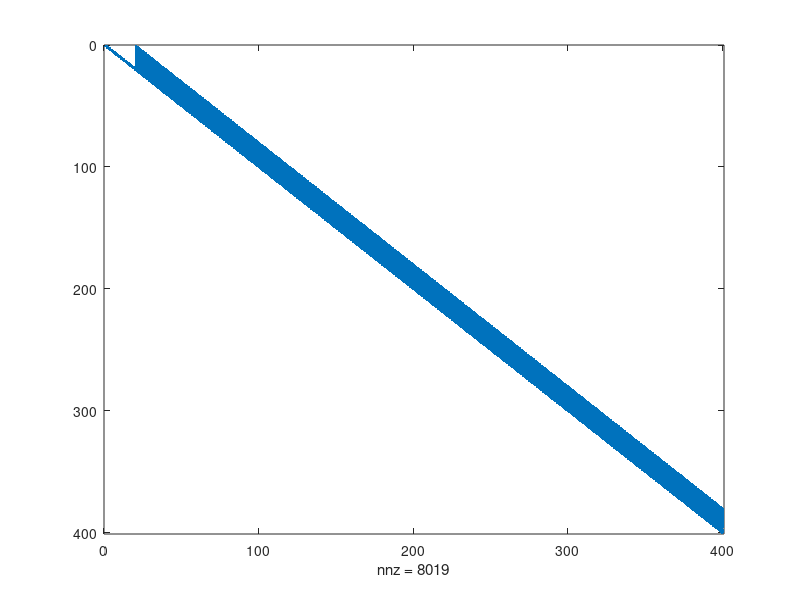

Write MATLAB code to recreate this figure.
% this matlab file is used to verify the results
m = 20;
n = 20;

% column major storage

v = zeros(m*n);

matrix_size = m*n*m*n

A = zeros(matrix_size,1);

for i = 1:m*n
    index_curr = (i-1) * m*n + i;

    index_next = min(index_curr + 1, matrix_size);
    index_prev = max(index_curr - 1, 1);
    A(index_next) = -1;
    A(index_prev) = -1;

    index_up = max(index_curr - n, 1);
    index_down = min(index_curr + n, matrix_size);
    if (index_up > (i-1)*m*n) 
        A(index_up) = -1; 
    end
    if (index_down < (i)*m*n) 
        A(index_down) = -1; 
    end
    
    A(index_curr) = 4;
end

A = reshape(A, m*n, m*n);


try 
    R = chol(A); % A = R' * R
    spy(R)
    % nnz(L)/matrix_size ~ O(1/n)
    disp('Matrix is symmetric positive definite.')
catch ME
    disp('Matrix is not symmetric positive definite')
end

% for i = 1:m*n
%     for j = 1:m*n
%         A(i * m*n + j)
%     end
% end